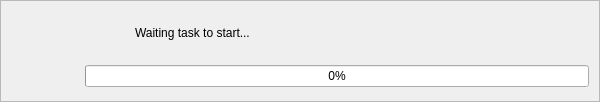
<?xml version="1.0" encoding="UTF-8"?>
<ui version="4.0">
 <class>TaskProgressWidget</class>
 <widget class="QDialog" name="TaskProgressWidget">
  <property name="windowModality">
   <enum>Qt::ApplicationModal</enum>
  </property>
  <property name="geometry">
   <rect>
    <x>0</x>
    <y>0</y>
    <width>600</width>
    <height>102</height>
   </rect>
  </property>
  <property name="sizePolicy">
   <sizepolicy hsizetype="Preferred" vsizetype="Fixed">
    <horstretch>0</horstretch>
    <verstretch>0</verstretch>
   </sizepolicy>
  </property>
  <property name="minimumSize">
   <size>
    <width>600</width>
    <height>0</height>
   </size>
  </property>
  <property name="maximumSize">
   <size>
    <width>16777215</width>
    <height>16777215</height>
   </size>
  </property>
  <property name="windowTitle">
   <string>Executing tasks</string>
  </property>
  <property name="windowIcon">
   <iconset resource="../../res/resources.qrc">
    <normaloff>:/icons/icons/pgmodeler_logo.png</normaloff>:/icons/icons/pgmodeler_logo.png</iconset>
  </property>
  <property name="autoFillBackground">
   <bool>true</bool>
  </property>
  <layout class="QGridLayout" name="gridLayout_2">
   <property name="leftMargin">
    <number>0</number>
   </property>
   <property name="topMargin">
    <number>0</number>
   </property>
   <property name="rightMargin">
    <number>0</number>
   </property>
   <property name="bottomMargin">
    <number>0</number>
   </property>
   <property name="spacing">
    <number>0</number>
   </property>
   <item row="0" column="0">
    <widget class="QFrame" name="frame">
     <property name="frameShape">
      <enum>QFrame::StyledPanel</enum>
     </property>
     <property name="frameShadow">
      <enum>QFrame::Raised</enum>
     </property>
     <layout class="QHBoxLayout" name="horizontalLayout">
      <property name="spacing">
       <number>10</number>
      </property>
      <property name="leftMargin">
       <number>10</number>
      </property>
      <property name="topMargin">
       <number>10</number>
      </property>
      <property name="rightMargin">
       <number>10</number>
      </property>
      <property name="bottomMargin">
       <number>10</number>
      </property>
      <item>
       <widget class="QLabel" name="label">
        <property name="sizePolicy">
         <sizepolicy hsizetype="Fixed" vsizetype="Fixed">
          <horstretch>0</horstretch>
          <verstretch>0</verstretch>
         </sizepolicy>
        </property>
        <property name="minimumSize">
         <size>
          <width>64</width>
          <height>64</height>
         </size>
        </property>
        <property name="maximumSize">
         <size>
          <width>64</width>
          <height>64</height>
         </size>
        </property>
        <property name="text">
         <string/>
        </property>
        <property name="textFormat">
         <enum>Qt::PlainText</enum>
        </property>
        <property name="pixmap">
         <pixmap resource="../../res/resources.qrc">:/icons/icons/pgmodeler_logo.png</pixmap>
        </property>
        <property name="scaledContents">
         <bool>true</bool>
        </property>
        <property name="alignment">
         <set>Qt::AlignCenter</set>
        </property>
       </widget>
      </item>
      <item>
       <layout class="QGridLayout" name="gridLayout">
        <property name="spacing">
         <number>10</number>
        </property>
        <item row="0" column="1" colspan="3">
         <widget class="QLabel" name="text_lbl">
          <property name="sizePolicy">
           <sizepolicy hsizetype="Expanding" vsizetype="Preferred">
            <horstretch>0</horstretch>
            <verstretch>0</verstretch>
           </sizepolicy>
          </property>
          <property name="font">
           <font>
            <italic>false</italic>
           </font>
          </property>
          <property name="text">
           <string>Waiting task to start...</string>
          </property>
         </widget>
        </item>
        <item row="1" column="0" colspan="4">
         <widget class="QProgressBar" name="progress_pb">
          <property name="value">
           <number>0</number>
          </property>
          <property name="alignment">
           <set>Qt::AlignCenter</set>
          </property>
          <property name="invertedAppearance">
           <bool>false</bool>
          </property>
          <property name="format">
           <string notr="true">%p%</string>
          </property>
         </widget>
        </item>
        <item row="0" column="0">
         <widget class="QLabel" name="icon_lbl">
          <property name="sizePolicy">
           <sizepolicy hsizetype="Fixed" vsizetype="Fixed">
            <horstretch>0</horstretch>
            <verstretch>0</verstretch>
           </sizepolicy>
          </property>
          <property name="minimumSize">
           <size>
            <width>40</width>
            <height>40</height>
           </size>
          </property>
          <property name="maximumSize">
           <size>
            <width>40</width>
            <height>40</height>
           </size>
          </property>
          <property name="text">
           <string/>
          </property>
          <property name="scaledContents">
           <bool>true</bool>
          </property>
          <property name="alignment">
           <set>Qt::AlignCenter</set>
          </property>
          <property name="margin">
           <number>0</number>
          </property>
         </widget>
        </item>
       </layout>
      </item>
     </layout>
    </widget>
   </item>
  </layout>
 </widget>
 <resources>
  <include location="../../res/resources.qrc"/>
  <include location="../../res/resources.qrc"/>
 </resources>
 <connections/>
</ui>
